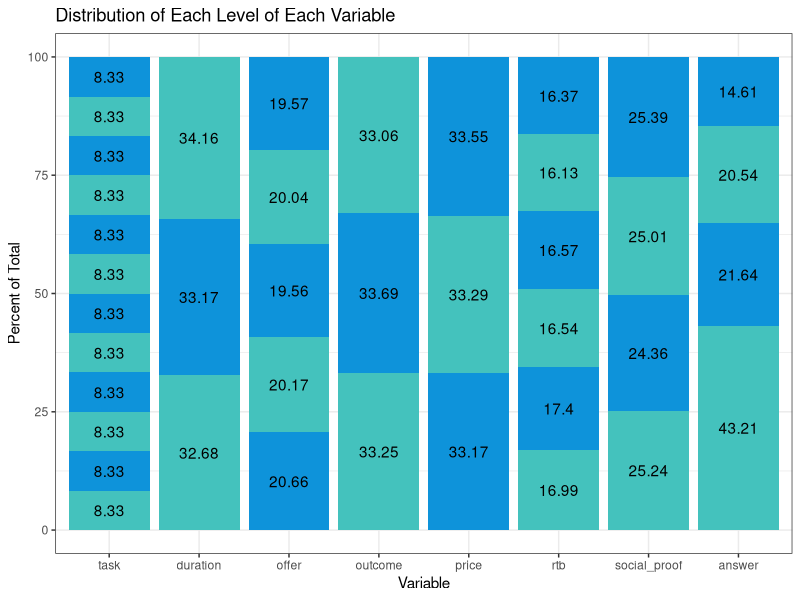
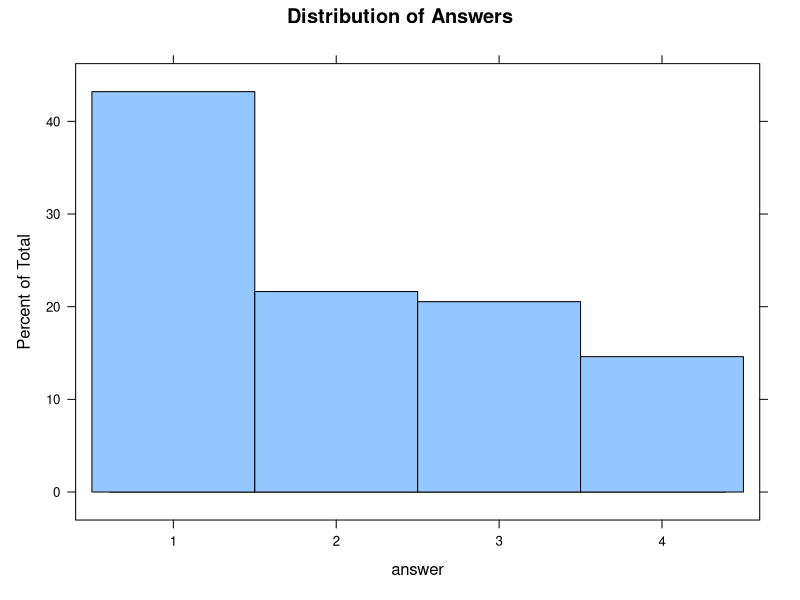
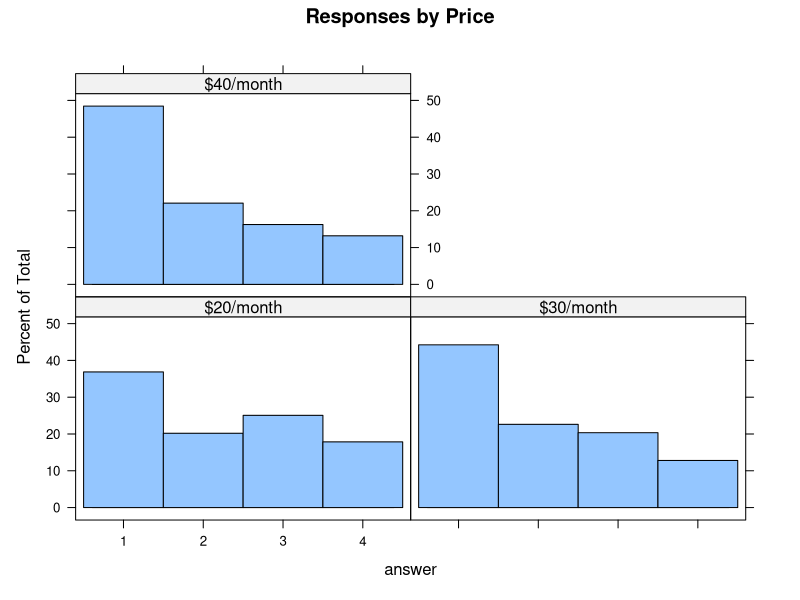
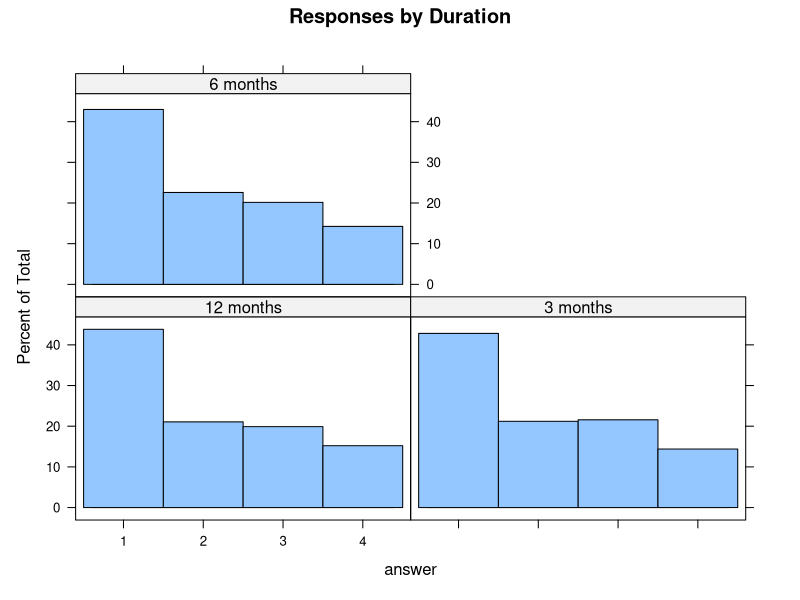
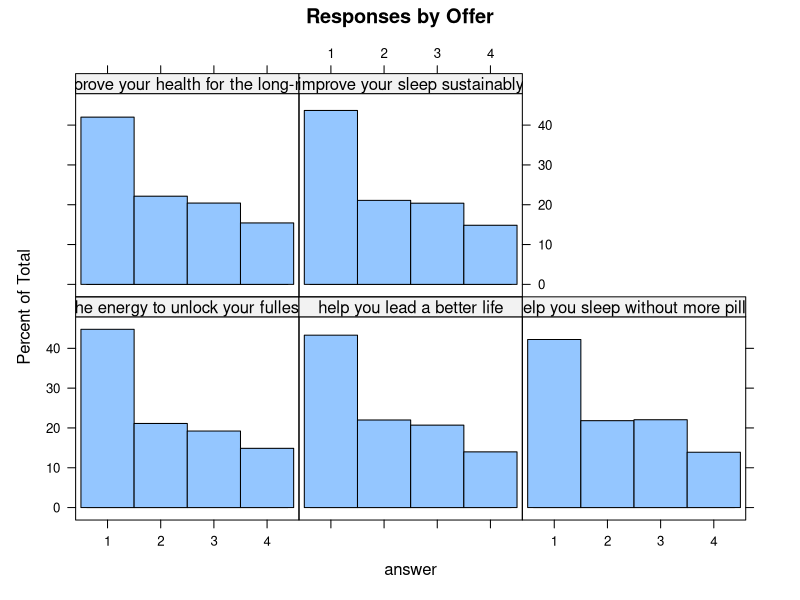
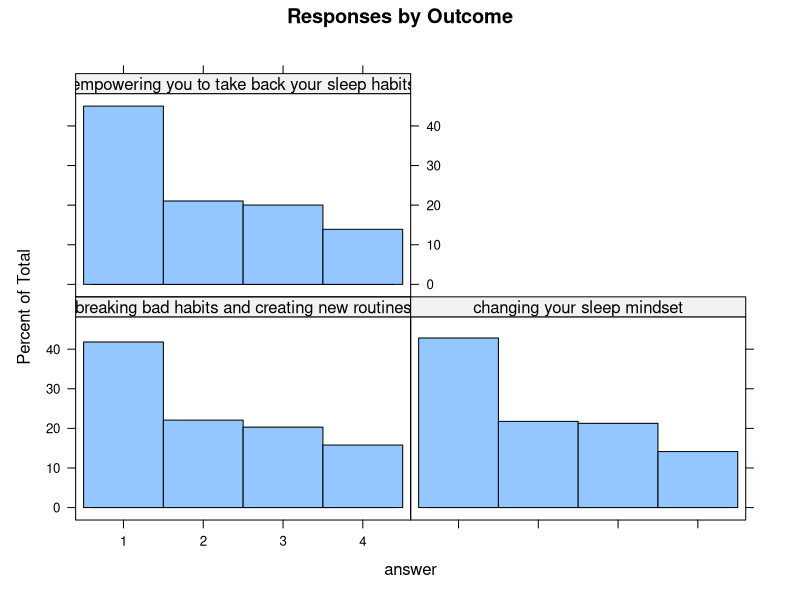
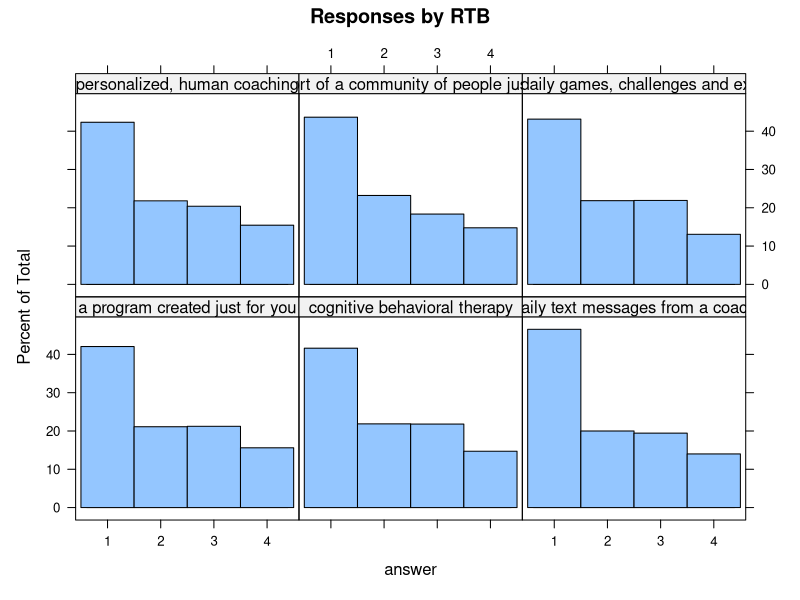
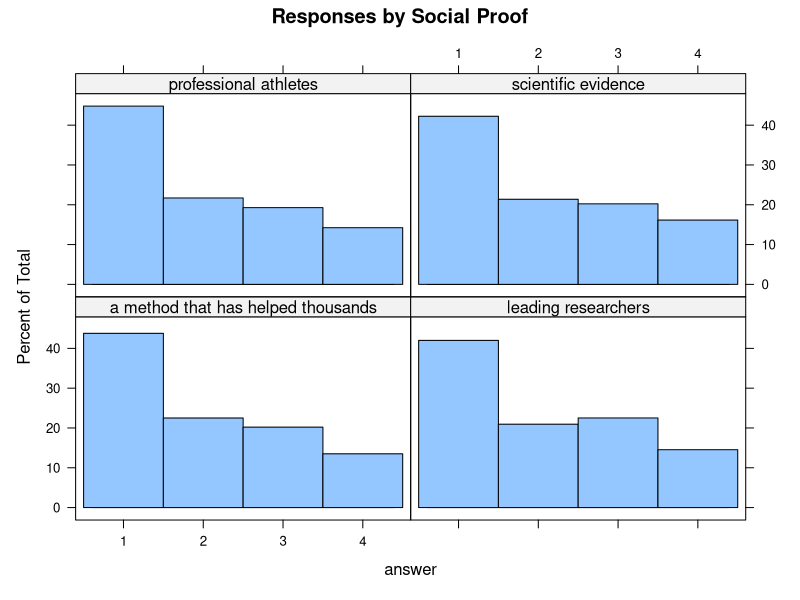

Recreate these plots in R, in order.
## ---- chunk 1
library(knitr)
opts_chunk$set(
	comment = "",
	message = FALSE,
	warning = FALSE,
	tidy.opts = list(
		keep.blank.line = TRUE,
		width.cutoff = 150
		),
	options(width = 150),
	eval = TRUE,
	echo = TRUE,
	fig.height =6,
	fig.width = 12,
	fig.align = "left"
)
# print head
# don't print long-lines
## ---- chunk 2
library(tidyverse)
library(MASS)
library(caret)
library(haven)
library(purrr)
library(reshape2)
library(scales)
library(ordinal)
library(lattice)

select <- dplyr::select
setwd("C:\\Users\\jwych\\Documents\\GitHub\\Gradient_Analytics_HW")
## ---- chunk 3
experiment_data <-
  read_sav('data/experiment_data.sav')

str(experiment_data)
## ---- chunk 4
# Melting data by 
experiment_data %>%
  melt(id = c("response_id")) %>%
  group_by(value) %>%
  count(variable) %>%
  ungroup() %>% group_by(variable) %>%
  mutate(pct = round(n/sum(n),4) * 100)%>%
  arrange(variable) %>%
  ggplot(aes(x = variable, y = pct, fill = fct_rev(value))) + 
  geom_bar(fill = rep(c("#44C2BD", "#0E93DA"),20), stat = "identity", position = position_stack(vjust = 0.5)) +
  geom_text(aes(label = pct), position = position_stack(vjust = 0.5)) +
  theme(legend.position = "none") +
  labs(x = "Variable", y = "Percent of Total", title = "Distribution of Each Level of Each Variable") +
  theme_bw()
## ---- chunk 5
# Convert variable types to factor
experiment_data <- experiment_data %>%
  mutate_all(~ as.factor(.))
## ---- chunk 6
# Percentage of responses for each answer
experiment_data %>%
  select(answer) %>%
  table() %>%
  prop.table() %>%
  round(2) * 100

experiment_data %>%
  histogram(~ answer,
             main = "Distribution of Answers",
             data = .)
## ---- chunk 7
experiment_data %>%
  histogram(~ answer | price, 
            main = "Responses by Price",
            data = .)
## ---- chunk 8
experiment_data %>%
  histogram(~ answer | duration, 
            main = "Responses by Duration",
            data = .)
## ---- chunk 9
experiment_data %>%
  histogram(~ answer | offer, 
            main = "Responses by Offer",
            data = .)
## ---- chunk 10
experiment_data %>%
  histogram(~ answer | outcome, 
            main = "Responses by Outcome",
            data = .)
## ---- chunk 11
experiment_data %>%
  histogram(~ answer | rtb, 
            main = "Responses by RTB",
            data = .)
## ---- chunk 12
experiment_data %>%
  histogram(~ answer | social_proof, 
            main = "Responses by Social Proof",
            data = .)
## ---- chunk 13
experiment_data %>%
  histogram(~ answer | task, 
            main = "Responses by Task Number",
            data = .,
            layout = c(6,2))
## ---- chunk 14
ORModel <- experiment_data %>%
  sample_n(1000) %>%
  clmm(answer ~ duration  + price + offer + outcome + rtb + social_proof + (1|response_id),
       data = .,
      Hess = TRUE)

summary(ORModel)
## ---- chunk 15

